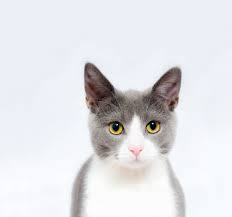
#> input picture ImageTransformation/image.png, 232 x 217 px, found by its file name
$ python cat.py
#> lines starting #> are read from the running program, lines starting #| are printed output that depends on the picture
"""
(Rotation, Translation, and Scaling of an Image)

Author: Rushikesh Gaidhani

"""
import cv2
import math
import numpy as np
import logging


def rotateImage(image, row, column,):
    """Rotate an image with given angle, counterclockwise rotation if postive angle or else clockwise
    Args:
        image - image ndarray loaded from file
        row - number of rows in loaded image
        column - number of columns in loaded image
    """
    # Get input and convert the angle in degree to radians
    angle_rad = math.radians(int(input("Enter rotation angle: ")))

    # Initialize new image with zero
    newImage = np.zeros((2 * row, 2 * column, 3), dtype=np.uint8)

    # Calculate the sin and cos
    c, s = math.cos(angle_rad), math.sin(angle_rad)

    # Get the floor of the mid co-ordinates of original image
    mid_coords = np.floor(0.5 * np.array(image.shape))

    # Apply the equation for x2 and y2 to get the new co-ordinates with respect to mid coordinates
    for i in range(0, row - 1):
        for j in range(0, column - 1):
            x2 = mid_coords[0] + (i - mid_coords[0]) * \
                c - (j - mid_coords[1]) * s
            y2 = mid_coords[1] + (i - mid_coords[0]) * \
                s + (j - mid_coords[1]) * c
            newImage[int(round(x2) + 50), int(round(y2) + 50)] = image[i, j]

    # Save the image
    logging.info("Output image of rotated imagw by angle {} saved as output1.png".format(
        int(math.degrees(angle_rad))))
    cv2.imwrite("output1.png", newImage)


def translationImage(image, row, column):
    """Translation of matrix with reference to tx and ty
    Args:
        image - image ndarray loaded from file
        row - number of rows in loaded image
        column - number of columns in loaded image
    """

    # Get input for x and y for translation
    tx = int(input("Enter translation value for X: "))
    ty = int(input("Enter translation value for Y: "))
    xNew = row + abs(tx)
    yNew = column + abs(ty)

    # Create new image with zero
    newImage = np.zeros([xNew, yNew, 3])

    # Translate the original image to new position
    for i in range(row - 1):
        for j in range(column - 1):
            newImage[i + tx][j + ty] = image[i][j]

    # Save the image
    logging.info(
        "Output image for translating X by {x} and Y by {y} saved as output2.png".format(x=tx, y=ty))
    cv2.imwrite('output2.png', newImage)


def scalingImage(image, row, column):
    """Scale an image with reference to X and Y
    Args:
        image - image ndarray loaded from file
        row - number of rows in loaded image
        column - number of columns in loaded image
    """

    # Get scaling value for X and Y
    Sx = float(input("Enter scaling parameter(Sx) for X: "))
    Sy = float(input("Enter scaling parameter(Sy) for Y: "))

    # Calculate new height and width
    xNew = int(row * Sx)
    yNew = int(column * Sy)

    # Calculate the scale along x and y
    xScale = xNew / (row - 1)
    yScale = yNew / (column - 1)

    # Create new image
    newImage = np.zeros([xNew, yNew, 3])

    # Apply the scaling on the new image
    for i in range(xNew - 1):
        for j in range(yNew - 1):
            newImage[i + 1, j + 1] = image[1 +
                                           int(i / xScale), 1 + int(j / yScale)]

    # Save the image
    logging.info(
        "Output image for Scaling X by {x} and Y by {y} saved as output3.png".format(x=Sx, y=Sy))
    cv2.imwrite("output3.png", newImage)


def main():

    # Load image
    try:
        inputImage = cv2.imread('../data/image.png', 1)
#> inputImage is the input picture: shape (217, 232, 3); mean B, G, R 229.9, 226.1, 225.8
        row, column, channel = inputImage.shape
#> row = 217; column = 232; channel = 3
    except IOError:
        print('Error while reading image.png')

    # Method call for rotate, translate, scale
    rotateImage(inputImage, row, column)
#> the answer given: 3
#> after the loop in rotateImage, `for i in range(0, row - 1):`:
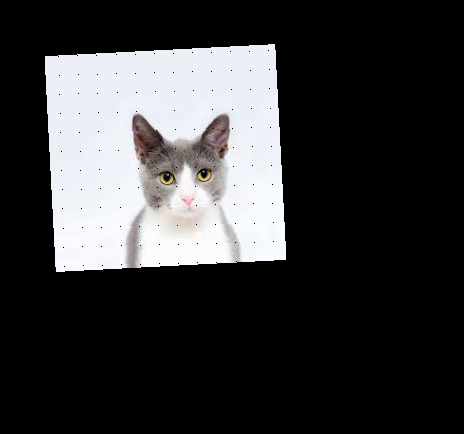
#> newImage: shape (434, 464, 3); mean B, G, R 56.8, 55.8, 55.8
    translationImage(inputImage, row, column)
#> the answer given: 3
#> the answer given: 3
#> after the loop in translationImage, `for i in range(row - 1):`:
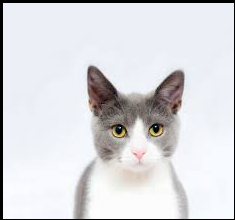
#> newImage: shape (220, 235, 3) float64; mean B, G, R 221.7, 218.1, 217.8
    scalingImage(inputImage, row, column)
#> the answer given: 3
#> the answer given: 3
#> in scalingImage, `cv2.imwrite("output3.png", newImage)`:
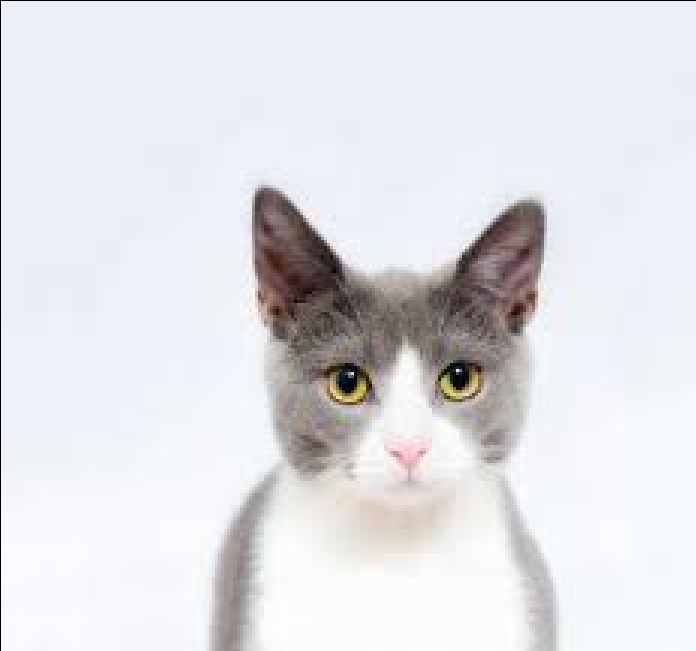
#> saved as output3.png: shape (651, 696, 3); mean B, G, R 229, 225.2, 225


if __name__ == "__main__":
    logging.basicConfig(level=logging.DEBUG)
    main()
